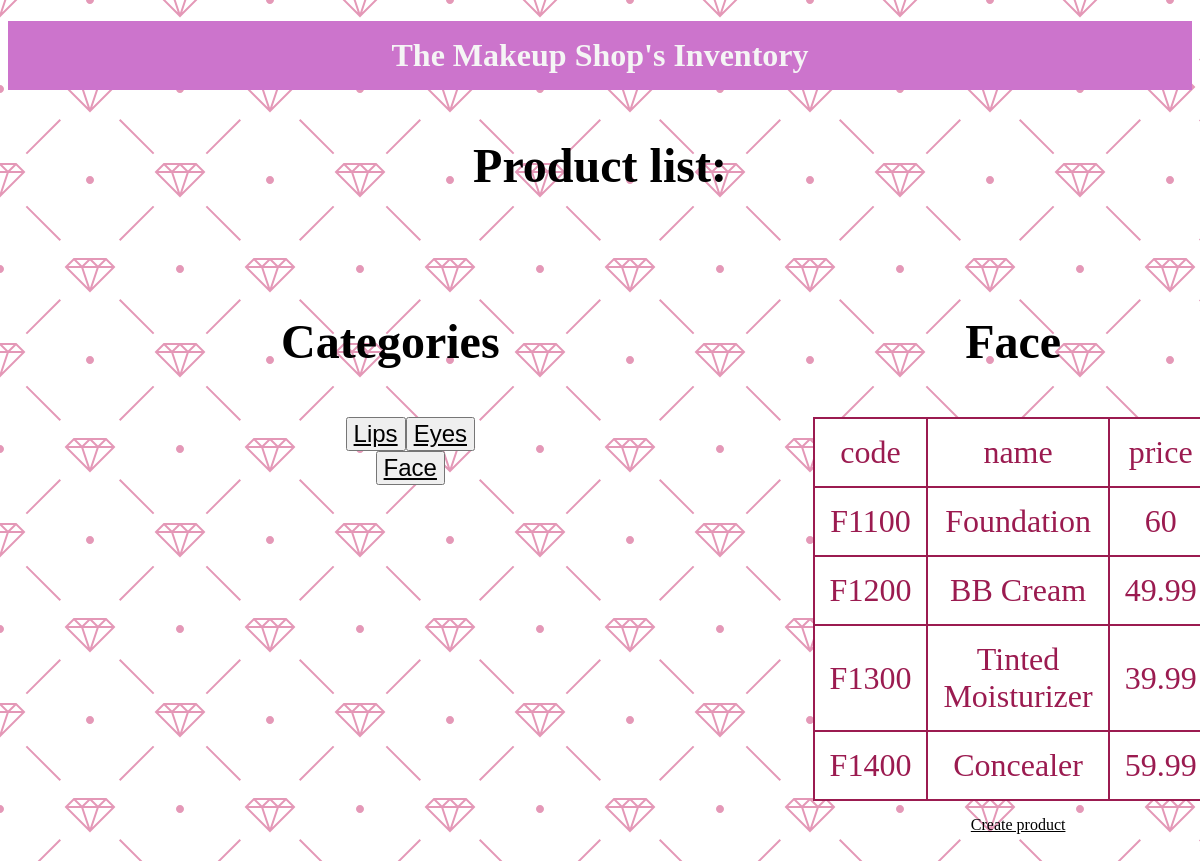
The page /?category=Face on the database its author committed.
### tables this page shows
Create TABLE Catalog_categories( 
 id integer auto_increment, 
 category_name VARCHAR(45) NOT NULL, 
 Constraint category_PK Primary key (id)
);

Create TABLE Catalog_products(
 product_code VARCHAR(45) NOT NULL, 
 product_name VARCHAR(45) NOT NULL, 
 product_price Double, 
 category_id integer,
 Constraint product_PK Primary key (product_code),
 Constraint category_FK Foreign key (category_id) References Catalog_categories(id)
);

### DAO.php (called while the page is built, shortened)
<?php
function get_product_categories($connection){
$query = "select * from Catalog_categories";
return $connection->query($query);
}
function get_products($connection, $category){
$query = "select p.product_code, p.product_name, p.product_price from Catalog_products p join  Catalog_categories c on p.category_id=c.id where c.category_name='".$category."'";
return $connection->query($query);
}
?>

### index.php (the view, shortened to what this page needs)
<!DOCTYPE html>
<head>
	<link href="styles.css" rel="stylesheet">
</head>
<body>
<h1> The Makeup Shop's Inventory </h1>
<h3>Product list:</h3>
<div class='main'>
<?php
include "DAO.php";
$connection=get_connection();
$categories=get_product_categories($connection);
$current_category='';
if(isset($_GET['category'])){
	$current_category=$_GET['category'];
}
echo'<div>
<h3>Categories</h3>
<ul>';
while($row = $categories ->fetch_assoc()){
       echo '<button><a href="?category='.$row['category_name'].'">'.$row['category_name'].'</a></button>' ;
	}
echo'</ul></div>';
echo'<div>';
echo'<h3>'.$current_category.'</h3>';
echo '<table>';
  echo '<tr><td>code</td><td>name</td><td>price</td></tr>' ;
$products=get_products($connection, $current_category);
while($row = $products ->fetch_assoc()){
       echo '<tr><td>'.$row['product_code'].'</td><td>'.$row['product_name'].'</td><td>'.$row['product_price'].'</td></tr>' ;
	}
echo '</table>';
echo '<a class="link" href ="new_product.php">Create product</a>';
echo'</div>';
?>
</div>

### styles.css (style rules this page uses)
h1 { background-color: rgb(204, 116, 204); padding: 1rem; color: whitesmoke; font-size: 2rem; }
.main { display:flex; }
.main div { margin:25px; padding-left: 15.5rem; }
table { font-size: 2rem; border-collapse: collapse; margin:15px; text-align: center; background-color: white; }
h3 { font-size: 3rem; }
table td { padding:15px; border: 2px solid #9b1b50; color: #9b1b50; }
.link { color:black; margin-left: 10px; }
button { font-size: 1.5rem; }
button a { color: black; }

### rows shown on the page
catalog_categories: category_name "Lips"
catalog_categories: category_name "Eyes"
catalog_categories: category_name "Face"
catalog_products: product_code "F1100", product_name "Foundation", product_price "60"
catalog_products: product_code "F1200", product_name "BB Cream", product_price "49.99"
catalog_products: product_code "F1300", product_name "Tinted Moisturizer", product_price "39.99"
catalog_products: product_code "F1400", product_name "Concealer", product_price "59.99"

### other values the page prints
$current_category "Face"
